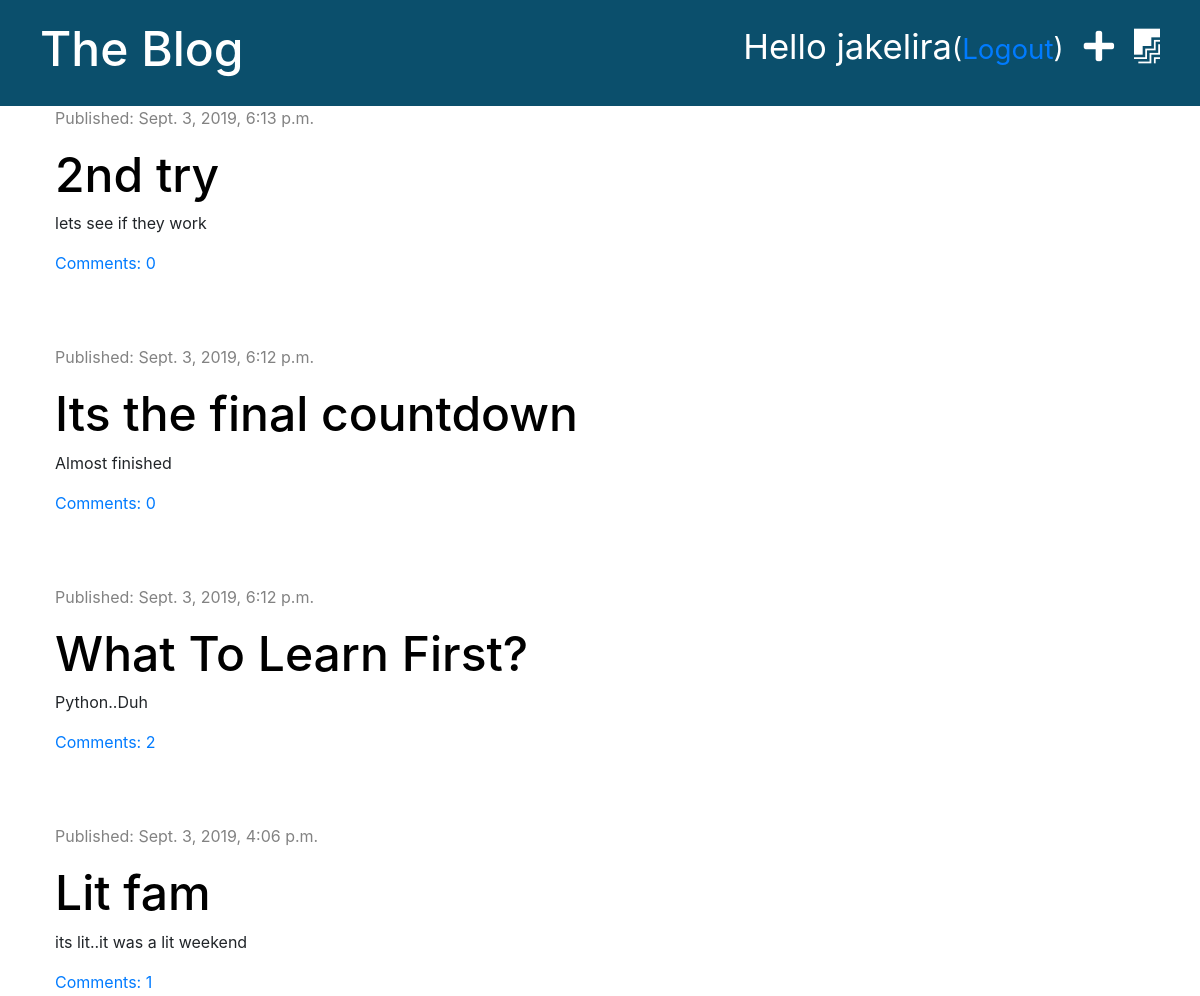
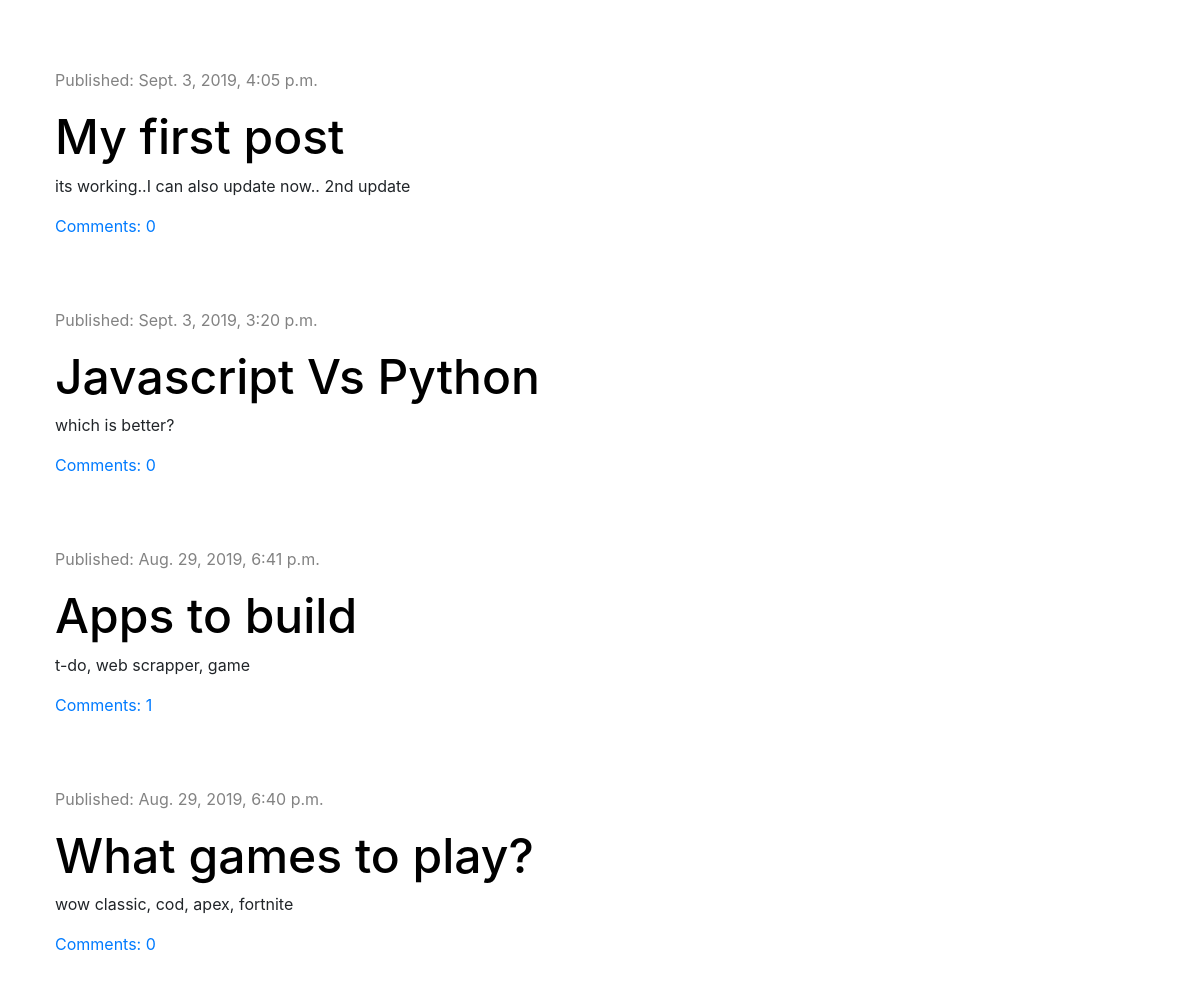
The app's page / (signed in) with its own data (2 pictures, top to bottom).
### blog/models.py (models this page shows, shortened)
class Post(models.Model):
    author = models.ForeignKey('auth.User', on_delete=models.CASCADE)
    title = models.CharField(max_length=200)
    text = models.TextField()
    created_date = models.DateTimeField(default=timezone.now)
    published_date = models.DateTimeField(blank=True, null=True)
    def approved_comments(self):
        return self.comments.filter(approved=True)

### blog/views.py (the view)
# urls.py: path('', views.post_list, name='post_list'),
def post_list(request):
    posts = Post.objects.filter(published_date__lte=timezone.now()).order_by('-published_date')
    stuff_for_frontend = {'posts': posts}
    return render(request, 'blog/post_list.html', stuff_for_frontend)

### blog/templates/blog/post_list.html (shortened to what this page needs)
{% extends 'blog/base.html' %}
{% block content %}
  {% for post in posts %}
    <div class="post">
      <div class="date">
        <p>Published: {{ post.published_date }}</p>
      </div>
      <h1><a href="{% url 'post_detail' pk=post.pk %}">{{ post.title }}</a></h1>
      <p>{{ post.text|truncatechars:50 }}</p>
      <a href="{% url 'post_detail' pk=post.pk %}">Comments: {{ post.approved_comments.count }}</a>
    </div>
  {% endfor %}
{% endblock %}

### blog/templates/blog/base.html (shortened to what this page needs)
{% load staticfiles %}
<!DOCTYPE html>
<html lang="en" dir="ltr">
  <head>
    <link rel="stylesheet" href="https://stackpath.bootstrapcdn.com/bootstrap/4.3.1/css/bootstrap.min.css">
    <link rel="stylesheet" href="{% static 'css/blog.css' %}">
    <link rel="stylesheet" href="https://use.fontawesome.com/releases/v5.10.2/css/all.css">
  </head>
  <body>
    <div class="page-header">
      {% if user.is_authenticated %}
        <a href="{% url "post_draft_list" %}" class="top-menu"><i class="fab fa-firstdraft"></i></a>
        <a href="{% url "post_new" %}" class="top-menu"><i class="fas fa-plus"></i></a>
        <p class="top-menu">Hello {{ user.username }}<small>(<a href="{% url 'logout' %}">Logout</a>)</small></p>
      {% else %}
        <a href="{% url "login" %}" class="top-menu"><i class="fas fa-sign-in-alt"></i></a>
      {% endif %}
      <h1><a href="{% url "post_list" %}">The Blog</a></h1>
    </div>
    <div class="content container">
      <div class="row">
        <div class="col-md-8">
          {% block content %}
          {% endblock %}
      </div>
      </div>
    </div>
  </body>
</html>

### blog/static/css/blog.css (style rules this page uses)
.page-header { background-color: #0B4F6C; margin-top: 0; padding: 20px 20px 20px 40px; }
.page-heade h1, .page-header h1 a { color: #ffffff; font-size: 36pt; text-decoration: none; }
.content { margin-left: 40px; }
h1, h2, h3, h4 { font-size: 48px; }
.date { color: #828282; }
.post { margin-bottom: 70px; }
.post h1 a { color: #000000; }
.top-menu { color: #ffffff; float: right; font-size: 26pt; margin-right: 20px; }

### records on screen
Post: published_date "Sept. 3, 2019, 6:13 p.m.", title "2nd try", text "lets see if they work", approved_comments.count "0"
Post: published_date "Sept. 3, 2019, 6:12 p.m.", title "Its the final countdown", text "Almost finished", approved_comments.count "0"
Post: published_date "Sept. 3, 2019, 6:12 p.m.", title "What To Learn First?", text "Python..Duh", approved_comments.count "2"
Post: published_date "Sept. 3, 2019, 4:06 p.m.", title "Lit fam", text "its lit..it was a lit weekend", approved_comments.count "1"
Post: published_date "Sept. 3, 2019, 4:05 p.m.", title "My first post", text "its working..I can also update now.. 2nd update", approved_comments.count "0"
Post: published_date "Sept. 3, 2019, 3:20 p.m.", title "Javascript Vs Python", text "which is better?", approved_comments.count "0"
Post: published_date "Aug. 29, 2019, 6:41 p.m.", title "Apps to build", text "t-do, web scrapper, game", approved_comments.count "1"
Post: published_date "Aug. 29, 2019, 6:40 p.m.", title "What games to play?", text "wow classic, cod, apex, fortnite", approved_comments.count "0"

### other values on screen
{{ user.username }} "jakelira"
